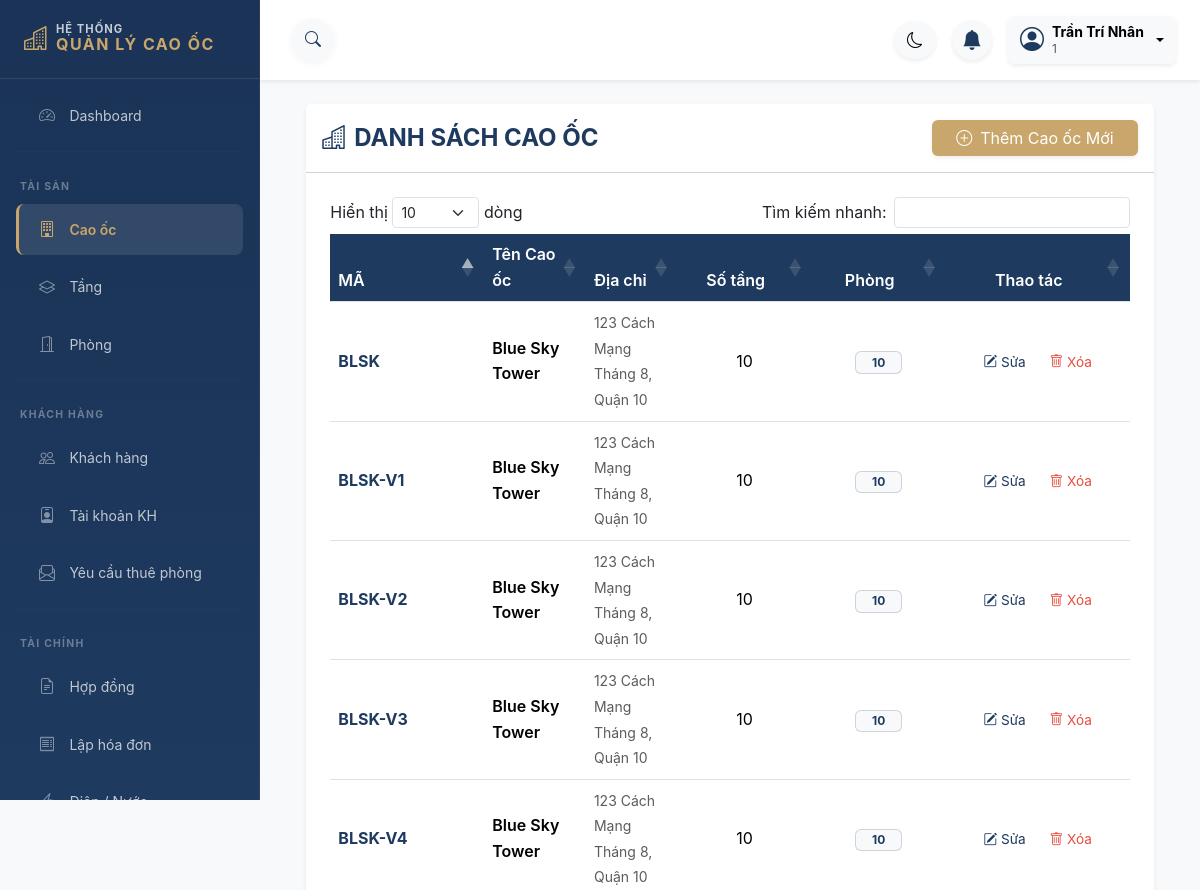
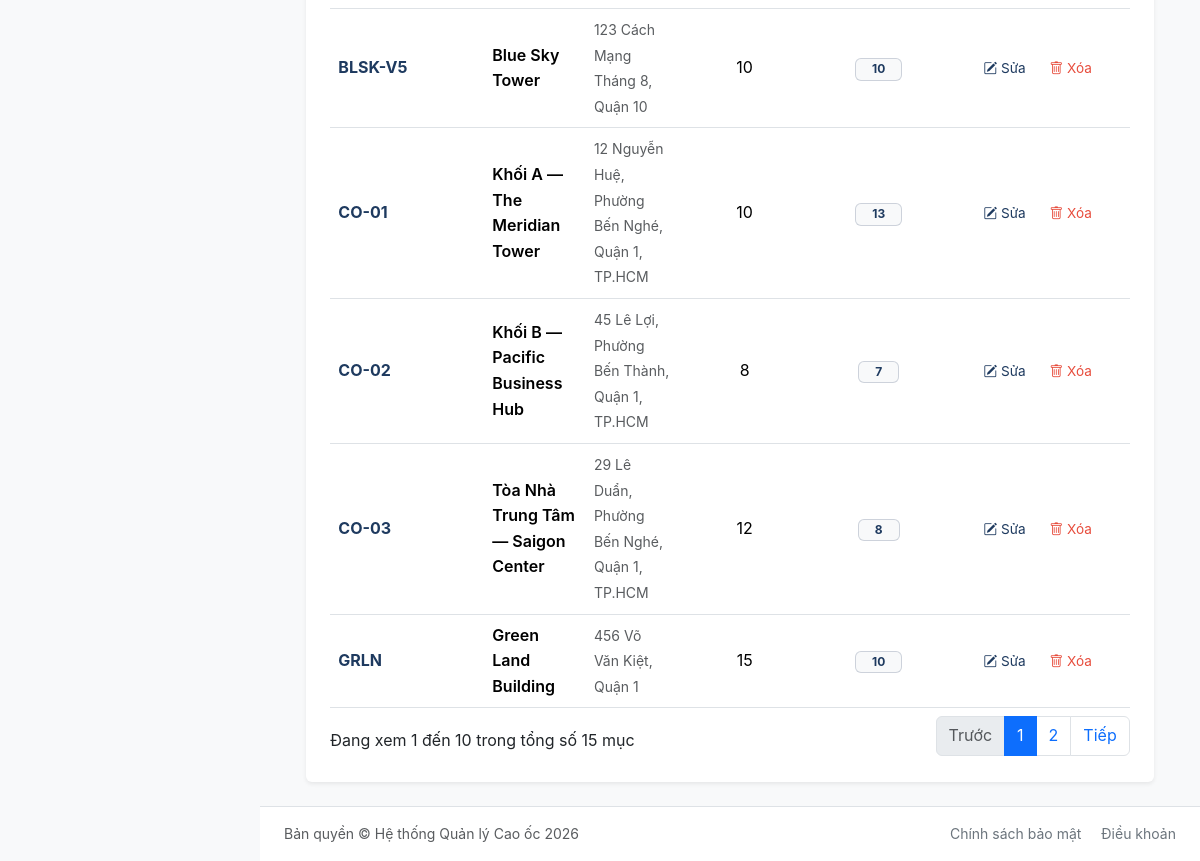
The page /modules/cao_oc/index.php (signed in) on the database its author committed (2 pictures, top to bottom).
### tables this page shows
CREATE TABLE CAO_OC (
    maCaoOc VARCHAR(20) PRIMARY KEY,
    tenCaoOc VARCHAR(255) NOT NULL,
    diaChi TEXT,
    soTang INT DEFAULT 0,
    deleted_at DATETIME DEFAULT NULL
);

### includes/common/functions.php (called while the page is built, shortened)
<?php
function e($chuoi): string
{
    return htmlspecialchars((string)$chuoi, ENT_QUOTES, 'UTF-8');
}

### modules/cao_oc/index.php (the view, shortened to what this page needs)
<?php
require_once __DIR__ . '/../../includes/common/functions.php';
$db = Database::getInstance()->getConnection();
$sql = "
    SELECT c.*,
        (SELECT COUNT(p.maPhong)
         FROM TANG t
         JOIN PHONG p ON t.maTang = p.maTang
         WHERE t.maCaoOc = c.maCaoOc AND p.deleted_at IS NULL AND t.deleted_at IS NULL) as tongSoPhong
    FROM CAO_OC c
    WHERE c.deleted_at IS NULL
    ORDER BY c.tenCaoOc ASC
";
$dsCaoOc = $db->query($sql)->fetchAll();
?>
<!DOCTYPE html>
<html lang="vi">
<head>
    <?php include __DIR__ . '/../../includes/admin/admin-header.php'; ?>
</head>
<body class="bg-light">
<div class="admin-layout">
    <?php include __DIR__ . '/../../includes/admin/sidebar.php'; ?>
    <div class="admin-main-wrapper flex-grow-1">
        <?php include __DIR__ . '/../../includes/admin/topbar.php'; ?>
        <main class="admin-main-content p-4">
            <div class="card shadow-sm border-0 card-main">
                <div class="card-header bg-white py-3 d-flex justify-content-between align-items-center">
                    <h2 class="h4 mb-0 text-navy fw-bold">
                        <i class="bi bi-buildings me-2"></i>DANH SÁCH CAO ỐC
                    </h2>
                    <a href="them.php" class="btn btn-gold shadow-sm px-4">
                        <i class="bi bi-plus-circle me-2"></i>Thêm Cao ốc Mới
                    </a>
                </div>
                <div class="card-body p-4">
                    <div class="table-responsive">
                        <table id="tblCaoOc" class="table table-hover align-middle table-navy table-datatable">
                            <thead>
                                <tr>
                                    <th width="120">MÃ</th>
                                    <th>Tên Cao ốc</th>
                                    <th>Địa chỉ</th>
                                    <th width="100" class="text-center">Số tầng</th>
                                    <th width="100" class="text-center">Phòng</th>
                                    <th width="150" class="text-center">Thao tác</th>
                                </tr>
                            </thead>
                            <tbody>
                                <?php foreach ($dsCaoOc as $co): ?>
                                    <tr>
                                        <td class="fw-bold text-navy"><?= e($co['maCaoOc']) ?></td>
                                        <td class="fw-semibold"><?= e($co['tenCaoOc']) ?></td>
                                        <td><small class="text-muted"><?= e($co['diaChi']) ?></small></td>
                                        <td class="text-center"><?= e($co['soTang']) ?></td>
                                        <td class="text-center">
                                            <span class="badge bg-light text-navy border border-navy-subtle px-3">
                                                <?= (int)$co['tongSoPhong'] ?>
                                            </span>
                                        </td>
                                        <td class="text-center">
                                            <a href="sua.php?id=<?= e($co['maCaoOc']) ?>" class="action-link action-link--edit me-1" title="Sửa">
                                                <i class="bi bi-pencil-square"></i> Sửa
                                            </a>
                                            <a href="javascript:void(0)" onclick="xacNhanXoa('<?= e($co['maCaoOc']) ?>', '<?= e($co['tenCaoOc']) ?>')" class="action-link action-link--delete" title="Xóa">
                                                <i class="bi bi-trash"></i> Xóa
                                            </a>
                                        </td>
                                    </tr>
                                <?php endforeach; ?>
                            </tbody>
                        </table>
                    </div>
                </div>
            </div>
        </main>
        <?php include __DIR__ . '/../../includes/admin/admin-footer.php'; ?>
    </div>
</div>
</body>
</html>

### assets/css/style.css (style rules this page uses)
:root { --color-primary: #1e3a5f; --color-accent: #c9a66b; --color-background: #f4f7f9; --color-text: #1f2a44; --color-white: #ffffff; --color-success-bg: #d4edda; --color-success-text: #155724; --color-danger-bg: #f8d7da; --color-danger-text: #721c24; --color-warning-bg: #fff3cd; --color-warning-text: #e65c00; --shadow-soft: 0 4px 15px rgba(0, 0, 0, 0.05); --transition-base: all 0.3s ease-in-out; }
body { background-color: var(--color-background); color: var(--color-text); font-family: 'Inter', -apple-system, BlinkMacSystemFont, "Segoe UI", Roboto, sans-serif; line-height: 1.6; }
.admin-layout { display: flex; min-height: 100vh; align-items: stretch; }
.admin-main-wrapper { flex: 1; min-width: 0; overflow-x: hidden; display: flex; flex-direction: column; }
.admin-main-content { flex: 1; padding: 1.5rem 2rem; }

### includes/admin/admin-header.php (style rules this page uses)
body { background-color: var(--color-background); overflow-x: hidden; }
.admin-layout { display: flex; min-height: 100vh; }
.admin-main-wrapper { flex-grow: 1; display: flex; flex-direction: column; min-width: 0; transition: all 0.3s ease; }
.admin-main-content { flex-grow: 1; padding: 0.5rem 1.5rem 1.5rem; max-width: 1440px; margin: 0 auto; width: 100%; }

### modules/cao_oc/index.php (style rules this page uses)
.table-navy thead th { background-color: #1e3a5f !important; color: #ffffff !important; font-weight: 600; }
.text-navy { color: #1e3a5f !important; }
.border-navy-subtle { border-color: rgba(30, 58, 95, 0.2) !important; }
.btn-gold { background-color: #c9a66b !important; color: #ffffff !important; border: none; transition: all 0.3s ease; }
.action-link { text-decoration: none; padding: 0.25rem 0.5rem; border-radius: 4px; font-size: 0.85rem; transition: background-color 0.2s; }
.action-link--edit { color: #1e3a5f; }
.action-link--delete { color: #e74c3c; }
.card-main { width: 95%; margin: 0 auto; }

### rows shown on the page
cao_oc: maCaoOc "BLSK", tenCaoOc "Blue Sky Tower", diaChi "123 Cách Mạng Tháng 8, Quận 10", soTang "10", tongSoPhong "10"
cao_oc: maCaoOc "BLSK-V1", tenCaoOc "Blue Sky Tower", diaChi "123 Cách Mạng Tháng 8, Quận 10", soTang "10", tongSoPhong "10"
cao_oc: maCaoOc "BLSK-V2", tenCaoOc "Blue Sky Tower", diaChi "123 Cách Mạng Tháng 8, Quận 10", soTang "10", tongSoPhong "10"
cao_oc: maCaoOc "BLSK-V3", tenCaoOc "Blue Sky Tower", diaChi "123 Cách Mạng Tháng 8, Quận 10", soTang "10", tongSoPhong "10"
cao_oc: maCaoOc "BLSK-V4", tenCaoOc "Blue Sky Tower", diaChi "123 Cách Mạng Tháng 8, Quận 10", soTang "10", tongSoPhong "10"
cao_oc: maCaoOc "BLSK-V5", tenCaoOc "Blue Sky Tower", diaChi "123 Cách Mạng Tháng 8, Quận 10", soTang "10", tongSoPhong "10"
cao_oc: maCaoOc "GRLN", tenCaoOc "Green Land Building", diaChi "456 Võ Văn Kiệt, Quận 1", soTang "15", tongSoPhong "10"
cao_oc: maCaoOc "CO-01", tenCaoOc "Khối A — The Meridian Tower", diaChi "12 Nguyễn Huệ, Phường Bến Nghé, Quận 1, TP.HCM", soTang "10", tongSoPhong "13"
cao_oc: maCaoOc "CO-02", tenCaoOc "Khối B — Pacific Business Hub", diaChi "45 Lê Lợi, Phường Bến Thành, Quận 1, TP.HCM", soTang "8", tongSoPhong "7"
cao_oc: maCaoOc "CO-03", tenCaoOc "Tòa Nhà Trung Tâm — Saigon Center", diaChi "29 Lê Duẩn, Phường Bến Nghé, Quận 1, TP.HCM", soTang "12", tongSoPhong "8"

### other values the page prints
$ten_user "Trần Trí Nhân"
$user_role "1"
